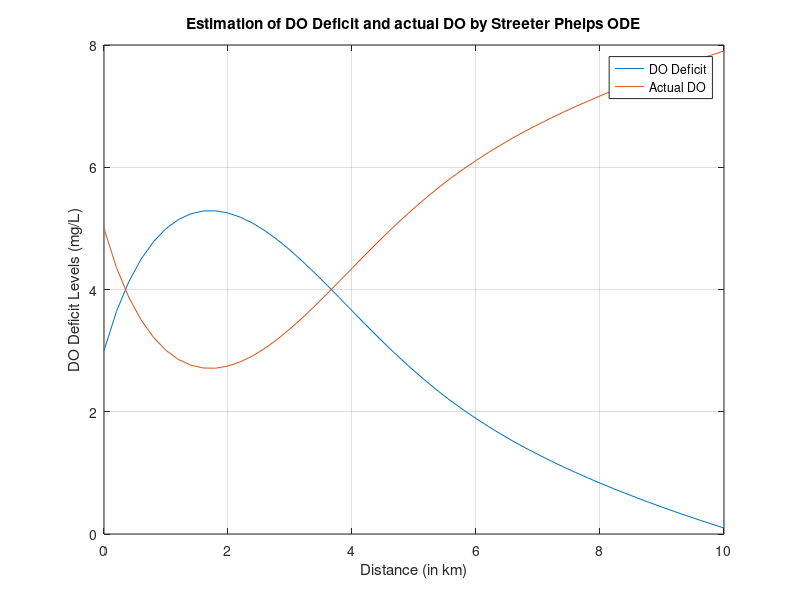

Reproduce this figure in MATLAB.
function Aryan_25M1429_Streeter_Phelps_box()
clear
clc

% Initialize Parameters
u = 3; % stream velocity in km/day
kd = 1; % BOD degradation rate in per day
ka = 3; % reaeration rate in per day 
Lo = 30; % Initial BOD loading in mg/L
yo = 3; % Initial DO Deficit in mg/L
DO_s = 8; % Saturation DO in mg/L

% Upto 10 km stretch at every 0.2 km 
xspan = 0:0.2:10;

%Solve ODE for DO Deficit
[x,y] = ode45(@(x,y) StreeterPhelps_ODE(x,y,ka,kd,u,Lo),xspan,yo);

% Do Deficit remaining
DO_act=DO_s-y;

%Plot results
plot(x,y);
hold on
plot(x,DO_act);
hold off
xlabel('Distance (in km)');
ylabel('DO Deficit Levels (mg/L)');
title ('Estimation of DO Deficit and actual DO by Streeter Phelps ODE');
legend("DO Deficit","Actual DO",Location="east")
grid on;
end

%Define what ODE equation is being solved in the above function
function dydx = StreeterPhelps_ODE(y,x,ka,kd,u,Lo)
dydx = -(ka/u)*y + (kd/u)*Lo*exp(-(kd/u)*x);
end
